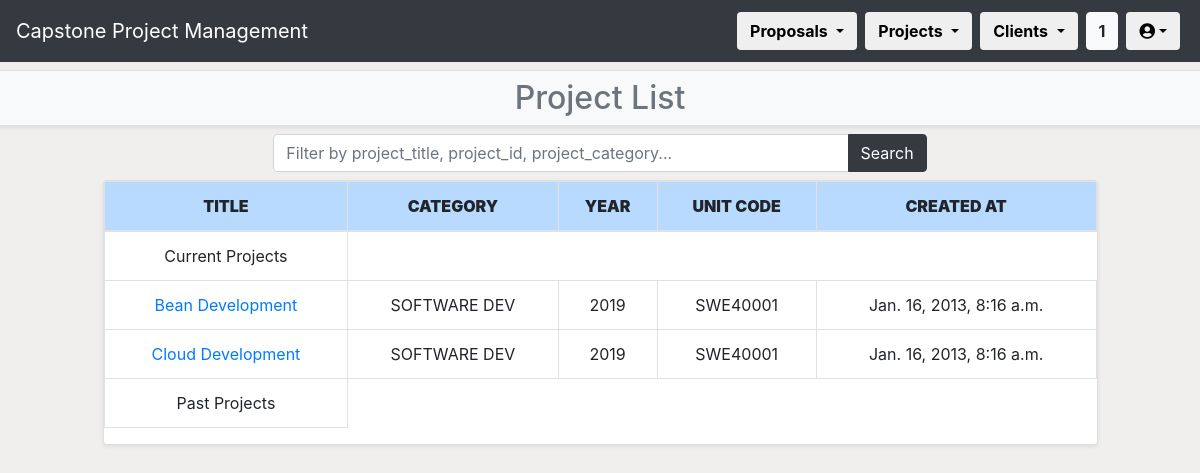
/CPPMS/project/project_list/ (signed in), run on the app's committed database.
### CPPMS/models.py (models this page shows, shortened)
class Project(models.Model):
    title = models.CharField(max_length=128, default="", unique=True)
    created_at = models.DateTimeField(auto_now_add=True)
    updated_at = models.DateTimeField(auto_now=True)
    category = models.CharField(max_length=128, default="")
    year = models.IntegerField(default="0000")
    completed = models.BooleanField(default=0)
    pass
    unit = models.ForeignKey(
        Unit,
        models.SET_NULL,
        blank=True,
        null=True
    )
    proposal = models.ForeignKey(
        Proposal,
        on_delete=models.CASCADE,
        blank=True,
        null=True
    )
    internal_supervisor = models.ForeignKey(
        Internal_Supervisor,
        models.SET_NULL,
        blank=True,
        null=True
    )
    group = models.ForeignKey(
        Group,
        models.SET_NULL,
        blank=True,
        null=True
    )

class Unit(models.Model):
    title = models.CharField(max_length=128, default="", unique=True)
    created_at = models.DateTimeField(auto_now_add=True)
    updated_at = models.DateTimeField(auto_now=True)
    unit_code = models.CharField(max_length=8, default="AAA0001")
    BB_unit_code = models.CharField(max_length=8, default="AAA0001")
    ulos = models.TextField(default="")
    convenor = models.CharField(max_length=128, default="N/A")
    pass
    def __str__(self):
        return self.unit_code

### CPPMS/views.py (the view)
# urls.py: path("project/project_list/", views.project_list, name="project_list"),
@login_required(login_url="/CPPMS/login/")
def project_list(request):
    username = request.user.first_name + " " + request.user.last_name
    count()
    title = "List of Projects"
    if request.method == "POST":
        filter_value = request.POST.get("project_list")
    else:
        filter_value = ""
    if filter_value:
        project_filter = Project.objects.filter(
            Q(pk__icontains=filter_value)
            | Q(title__icontains=filter_value)
            | Q(category__icontains=filter_value)
        )
    else:
        project_filter = Project.objects.all()
    past_projects = Project.objects.filter(completed=True)
    return render(
        request,
        "project_list.html",
        {
            "count": count,
            "project_filter": project_filter,
            "filter_value": filter_value,
            "past_projects": past_projects,
            "username": username,
            "title":title
        }
    )

### CPPMS/views.py (called while the page is built)
def count():
    count = []
    count_web = Incoming_Proposal.proposals.all().count()
    count_word = Upload_Proposal.objects.all().count()
    count_all = count_web + count_word
    count_all_proposal = Proposal.objects.all().count()
    count_all_client = Client.objects.all().count()
    count = [count_web, count_word, count_all,count_all_proposal,count_all_client]
    return count

### CPPMS/templates/project_list.html (shortened to what this page needs)
{% extends "project.html" %}
{% block sub-page_content %}
{% if not messages %}
<h2>Project List</h2>
{% else %}
<h2>Project List</h2>
{% for message in messages %}<li>{{ message }}</li>{% endfor %}
{% endif %}
{% endblock %}
{% block page_detail_content %}
<div class="row mb-2">
    <div class="col-md-1"></div>
    <div class="col">
        <div class="row mb-2">
            <div class="col-sm-2"></div>
            <div class="col">
                <form method="POST" class="form bg-white rounded">
                    <div class="input-group">
                        <input id="txtSearch2" type="text" class="form-control" placeholder="Filter by project_title, project_id, project_category..." name="project_list" value="{{ filter_value }}" />
                        <div class="input-group-append">
                            <button class="btn btn-dark" type="submit">Search</button>
                        </div>
                    </div>
                </form>
            </div>
            <div class="col-sm-2"></div>
        </div>
        <div class="row mb-2">
            <div class="col">
                <div class="table-responsive card shadow-sm">
                    <table class="table table-bordered table-hover text-center">
                        <thead>
                            <tr class="table-primary">
                                <th scope="col"><strong>TITLE</strong></th>
                                <th scope="col"><strong>CATEGORY</strong></th>
                                <th scope="col"><strong>YEAR</strong></th>
                                <th scope="col"><strong>UNIT CODE</strong></th>
                                <th scope="col"><strong>CREATED AT</strong></th>
                            </tr>
                        </thead>
                        <tbody>
                            <td>Current Projects</td>
                            {% for project in project_filter %}
                            <tr scope="row">
                                <td><a href="project_detail/{{ project.pk }}">{{ project.title }}</a></td>
                                <td>{{ project.category }}</td>
                                <td>{{ project.year }}</td>
                                <td>{{ project.unit }}</td>
                                <td>{{ project.created_at }}</td>
                            </tr>
                            {% endfor %}
                            <td>Past Projects</td>
                        </tbody>
                    </table>
                </div>
            </div>
        </div>
    </div>
    <div class="col-md-1"></div>
</div>
{% endblock %}

### data on the page
Project: title "Bean Development", category "SOFTWARE DEV", year "2019", unit "SWE40001", created_at "Jan. 16, 2013, 8:16 a.m."
Project: title "Cloud Development", category "SOFTWARE DEV", year "2019", unit "SWE40001", created_at "Jan. 16, 2013, 8:16 a.m."

### other printed values
{{ count.2 }} "1"
